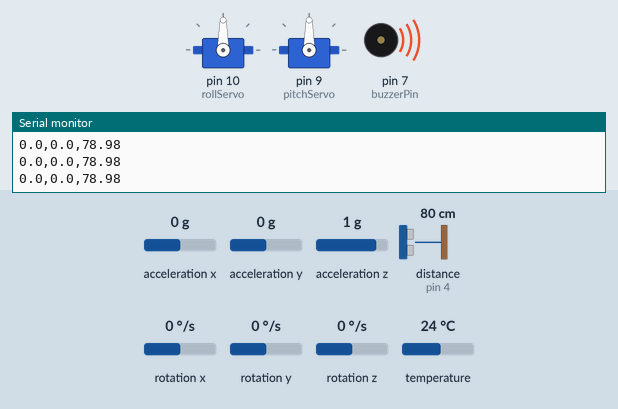
The sketch below on a simulated Arduino Uno, built with avr-gcc and run on an emulated ATmega328P. Shown: 2 × servo, buzzer (waves = sounding, pin HIGH), the last lines printed to the serial monitor. Wiring (inferred from the names in the program): ultrasonic range finder: trigger pin 2; echo pin 4. The inputs (shaded band) are chosen by the test bench; at power-on: acceleration x 0 g, distance to the obstacle (sensor on pin 4) 80 cm, acceleration y 0 g, acceleration z 1 g, rotation x 0 °/s, rotation y 0 °/s, rotation z 0 °/s, temperature 24 °C. The echo pulse lasts 58.3 µs per cm; pins used as bus, display or sensor lines are not drawn.

Above: at 1.3 s.
1.4 s: acceleration x set to 0.8 g
At 2.0 s:
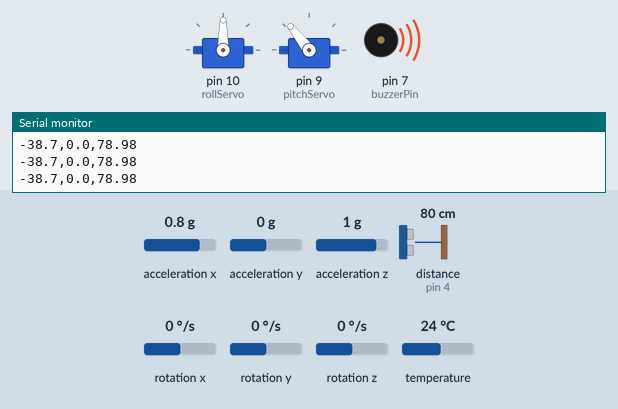
2.9 s: distance to the obstacle (sensor on pin 4) set to 99 cm
4.4 s: distance to the obstacle (sensor on pin 4) set to 107 cm
At 5.5 s:
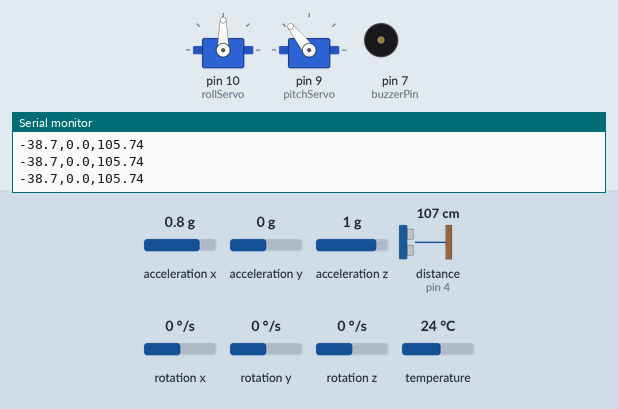
5.9 s: acceleration y set to -1.4 g
At 6.5 s:
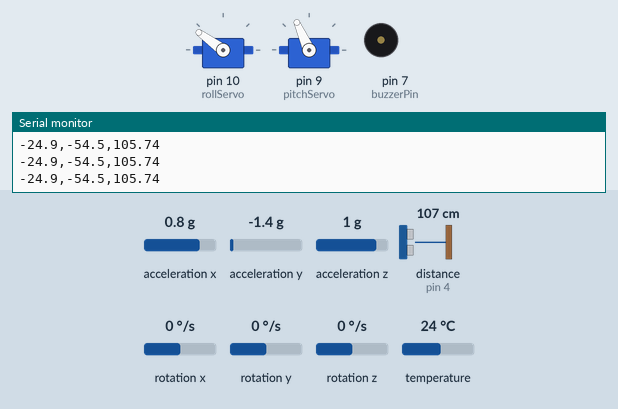
7.4 s: acceleration z set to -1.4 g
At 7.7 s:
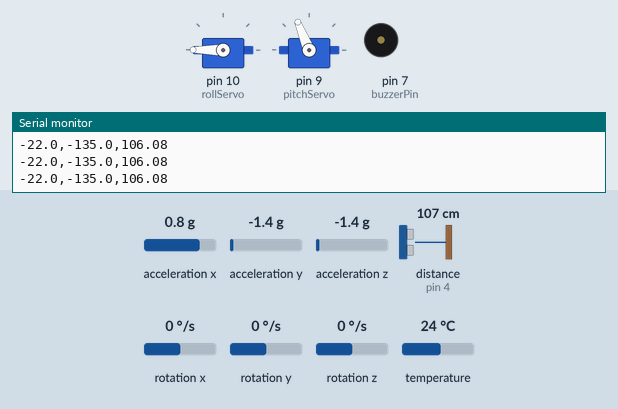
8.9 s: distance to the obstacle (sensor on pin 4) set to 2 cm
At 10.0 s:
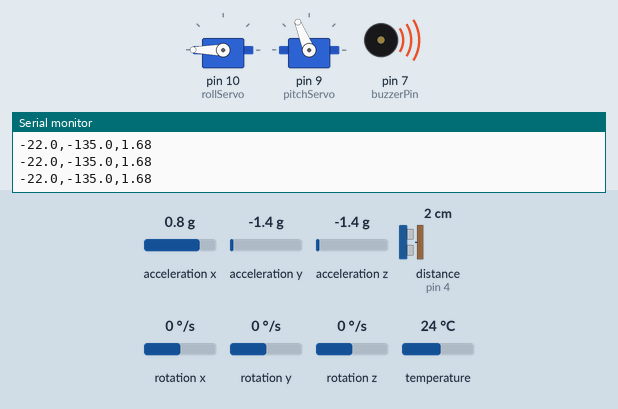
Timing chart, 0 to 11.4 s (numbered marks = the images above; inputs shaded):
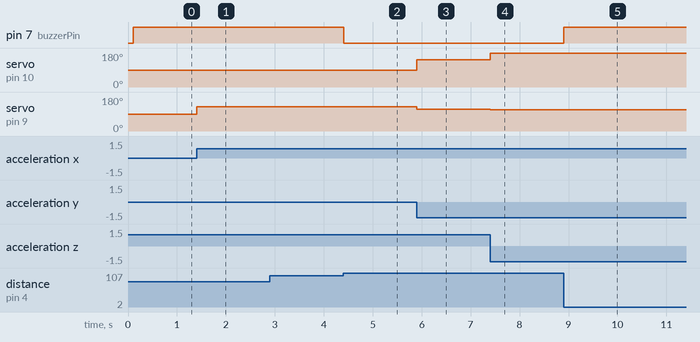

Measured:
- the behaviour switches between 101 and 102 cm on distance to the obstacle (sensor on pin 4) (found by bisection; images 1 and 2)
- after the input at 1.4 s, servo on pin 9 (pitchServo): 90° → 128° at once
- after the input at 4.4 s, pin 7 (buzzerPin): HIGH → LOW at once
- after the input at 5.9 s, servo on pin 10 (rollServo): 90° → 144° at once; servo on pin 9 (pitchServo): 128° → 114° at once
- after the input at 7.4 s, servo on pin 10 (rollServo): 144° → 180° at once; servo on pin 9 (pitchServo): 114° → 112° at once
- after the input at 8.9 s, pin 7 (buzzerPin): LOW → HIGH at once

The sketch:

Platform_code_final.ino
```cpp
#include <Wire.h>
#include <Adafruit_MPU6050.h>
#include <Adafruit_Sensor.h>
#include <Servo.h>


Adafruit_MPU6050 mpu;

const int trigPin = 2;
const int echoPin = 4;
const int buzzerPin = 7;

Servo rollServo;   // Controls roll
Servo pitchServo;  // Controls pitch

void setup() {
  Serial.begin(115200);
  while (!Serial)
    delay(10); // Wait for serial console

  Serial.println("Initializing MPU6050...");
  if (!mpu.begin()) {
    Serial.println("Failed to find MPU6050 chip");
    while (1) delay(10);
  }
  Serial.println("MPU6050 Connected!");

  pinMode(trigPin, OUTPUT);
  pinMode(echoPin, INPUT);
  pinMode(buzzerPin, OUTPUT);

  // Set sensor configuration (optional tuning)
  mpu.setAccelerometerRange(MPU6050_RANGE_8_G);
  mpu.setGyroRange(MPU6050_RANGE_500_DEG);
  mpu.setFilterBandwidth(MPU6050_BAND_21_HZ);

  // Attach servos
  rollServo.attach(10);   // Roll axis
  pitchServo.attach(9);  // Pitch axis

  // Center servos
  rollServo.write(90);
  pitchServo.write(90);

  delay(100);
}

void loop() {
  sensors_event_t a, g, temp;
  mpu.getEvent(&a, &g, &temp);

  // Calculate pitch and roll angles (in degrees)
  float pitch = atan2(-a.acceleration.x, sqrt(a.acceleration.y * a.acceleration.y + a.acceleration.z * a.acceleration.z)) * 180.0 / PI;
  float roll  = atan2(a.acceleration.y, a.acceleration.z) * 180.0 / PI;

  // Map angles from ±45° to 0–180° servo range
  float pitchServoAngle = map(pitch, 90, -90, 0, 180);
  float rollServoAngle  = map(roll, 90, -90, 0, 180);

  // Limit output to servo range
  pitchServoAngle = constrain(pitchServoAngle, 0, 180);
  rollServoAngle  = constrain(rollServoAngle, 0, 180);

  // Move servos
  pitchServo.write(pitchServoAngle);
  rollServo.write(rollServoAngle);

  // Debug output

  Serial.print(pitch, 1);
  Serial.print(",");


  Serial.print(roll, 1);

  digitalWrite(trigPin, LOW);
  delayMicroseconds(2);
  digitalWrite(trigPin, HIGH);
  delayMicroseconds(10);
  digitalWrite(trigPin, LOW);

  // Read echo
  long duration = pulseIn(echoPin, HIGH);

  // Calculate distance in cm
  float distance = duration * 0.034 / 2;

  Serial.print(",");
  Serial.println(distance);


  // Turn on buzzer if distance < 100 cm
  if (distance < 100) {
    digitalWrite(buzzerPin, HIGH);
  } else {
    digitalWrite(buzzerPin, LOW);
  }


}
```
